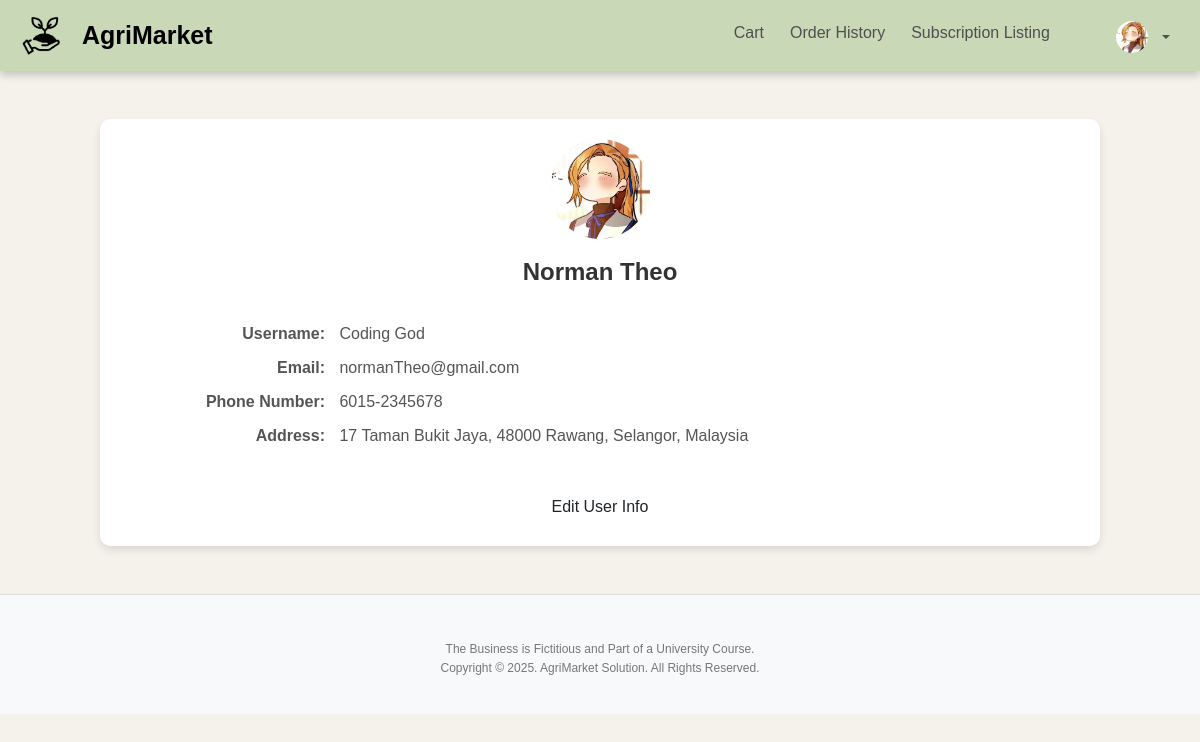
Page /Modules/admin/admin_profile.php (signed in) on the committed database.
### tables this page shows
CREATE TABLE user (
    user_id INT AUTO_INCREMENT PRIMARY KEY,
    first_name VARCHAR(100) NOT NULL,
    last_name VARCHAR(100) NOT NULL,
    username VARCHAR(255) UNIQUE NOT NULL,
	user_image VARCHAR(255) NOT NULL,
    email VARCHAR(255) UNIQUE NOT NULL,
    password VARCHAR(255) NOT NULL,
    role ENUM('Customer', 'Vendor', 'Staff', 'Admin') NOT NULL,
    phone_number VARCHAR(20) UNIQUE NOT NULL,
    home_address VARCHAR(200) NOT NULL,
    last_online DATETIME
);

### includes/database.php (called while the page is built, shortened)
<?php
class Database
{
    private $servername = "localhost";
    private $username = "root";
    private $password = "";
    private $dbname = "agrimarket";
    public function __construct()
    {
        $this->conn = new mysqli($this->servername, $this->username, $this->password, $this->dbname);
    }
}
class User
{
    private $conn;
    public function __construct($db)
    {
        $this->conn = $db->conn;
    }
    function getUserImageFromUserID($user_id)
    {
        $stmt = $this->conn->prepare("SELECT user_image FROM user WHERE user_id = ?");
        $stmt->bind_param("i", $user_id);
        $stmt->execute();
        $result = $stmt->get_result();
        if ($result->num_rows === 1) {
            $row = $result->fetch_assoc();
            return $row['user_image'];
        }
        return "../../Assets/svg/person-circle.svg";
    }
}
class Customer
{
    private $conn;
    public function __construct($db)
    {
        $this->conn = $db->conn;
    }
    function getCustomerDetails($user_id)
    {
        $stmt = $this->conn->prepare("SELECT username, first_name, last_name, email, phone_number, home_address FROM user WHERE user_id = ?");
        $stmt->bind_param("i", $user_id);
        $stmt->execute();
        return $stmt->get_result()->fetch_assoc();
    }
}

### Modules/admin/admin_profile.php (the view, shortened to what this page needs)
<?php
include '../../includes/database.php';
$user_id = $_SESSION['user_id'] ?? null;
$db = new Database();
$customerClass = new Customer($db);
$customer = $customerClass->getCustomerDetails($user_id);
?>
<!DOCTYPE html>
<html lang="en">
<head>
    <link rel="stylesheet" href="../../css/customer_profile.css">
</head>
<body class="customer_profile">
    <?php include '../../includes/header.php'; ?>
    <div class="container mt-5">
        <div class="profile-card">
            <div class="profile-header">
                <img src="../../<?= htmlspecialchars($user_image); ?>" alt="Customer Icon"
                    class="profile-icon rounded-circle" style="width: 100px; height: 100px; object-fit: cover;">
                <p class="customer-name">
                    <?= htmlspecialchars($customer['first_name'] . ' ' . $customer['last_name']); ?>
                </p>
            </div>
            <div class="profile-details mt-3">
                <p><strong>Username:</strong> <span><?= htmlspecialchars($customer['username']); ?></span></p>
                <p><strong>Email:</strong> <span><?= htmlspecialchars($customer['email']); ?></span></p>
                <p><strong>Phone Number:</strong> <span><?= htmlspecialchars($customer['phone_number']); ?></span></p>
                <p><strong>Address:</strong> <span><?= htmlspecialchars($customer['home_address']); ?></span></p>
            </div>
            <button class="btn edit-btn" data-bs-toggle="modal" data-bs-target="#editModal">Edit User Info</button>
        </div>
    </div>
    <?php include '../../includes/footer_2.php'; ?>
</body>
</html>

### includes/header.php (shortened to what this page needs)
<?php
require_once '../../includes/database.php';
$db = new Database();
$userClass = new User($db);
$user_id = $_SESSION['user_id'];
$role = $_SESSION['role'];
$user_image = $userClass->getUserImageFromUserID($user_id);
$homeLink = "#";
if ($role === "Customer") {
    $homeLink = "../customer/main_page.php";
} elseif ($role === "Vendor") {
    $homeLink = "../customer/main_page.php";
} elseif ($role === "Staff") {
    $homeLink = "../staff/staff_dashboard.php";
} elseif ($role === "Admin") {
    $homeLink = "../admin/admin_dashboard.php";
}
$currentPage = basename($_SERVER['PHP_SELF']);
?>
<!DOCTYPE html>
<html lang="en">
<head>
    <link href="https://cdn.jsdelivr.net/npm/bootstrap@5.3.0/dist/css/bootstrap.min.css" rel="stylesheet">
    <link rel="stylesheet" href="../../css/header.css">
</head>
<body>
    <nav class="navbar navbar-expand-lg">
        <div class="container-fluid">
            <a class="navbar-brand" href="<?php echo $homeLink; ?>">
                <img src="../../Assets/img/logo.png" alt="logo" class="logo">
                AgriMarket
            </a>
            <div class="collapse navbar-collapse" id="navbarNav">
                <ul class="navbar-nav ms-auto">
                    <?php if ($role === "Customer" || $role === "Vendor"): ?>
                        <li class="nav-item">
                            <a class="nav-link <?php echo ($currentPage == 'cart.php') ? 'active' : ''; ?>"
                                href="../customer/cart.php">Cart</a>
                        </li>
                        <li class="nav-item">
                            <a class="nav-link <?php echo ($currentPage == 'order_history.php') ? 'active' : ''; ?>"
                                href="../customer/order_history.php">Order History</a>
                        </li>
                        <li class="nav-item">
                            <a class="nav-link <?php echo ($currentPage == 'subscription_listing.php') ? 'active' : ''; ?>"
                                href="../vendor/subscription_listing.php">Subscription Listing</a>
                        </li>
                    <?php endif; ?>
                    <li class="nav-item dropdown profile-item">
                        <a class="nav-link dropdown-toggle" href="#" id="navbarDropdown" role="button"
                            data-bs-toggle="dropdown" aria-expanded="false">
                            <img src="<?php echo '../../' . htmlspecialchars($user_image); ?>" alt="Profile"
                                class="rounded-circle" style="width: 32px; height: 32px; object-fit: cover;">
                        </a>
                </li>
                </ul>
            </div>
        </div>
    </nav>
</body>
</html>

### css/customer_profile.css (style rules this page uses)
body.customer_profile { background-color: #f5f1eb; font-family: Arial, sans-serif; }
.profile-card { background-color: #ffffff; border-radius: 10px; box-shadow: 0 4px 8px rgba(0, 0, 0, 0.1); padding: 20px; max-width: 1000px; margin: 0 auto; text-align: center; }
.profile-header { display: flex; flex-direction: column; align-items: center; }
.profile-icon { width: 80px; height: 80px; border-radius: 50%; margin-bottom: 15px; }
.customer-name { font-size: 1.5rem; font-weight: bold; color: #333; }
.profile-details { display: flex; flex-direction: column; gap: 10px; text-align: left; margin: 20px auto; max-width: 850px; }
.profile-details p { font-size: 1rem; color: #555; margin: 0; }
.profile-details strong { display: inline-block; width: 150px; text-align: right; margin-right: 10px; }
.edit-btn { background-color: #007bff; color: #fff; border: none; padding: 10px 20px; border-radius: 5px; margin-top: 20px; cursor: pointer; transition: background-color 0.3s ease; }

### css/header.css (style rules this page uses)
.navbar { background-color:#c9d8b6; margin-bottom: 30px; box-shadow: 0px 4px 8px rgba(0, 0, 0, 0.2); }
.navbar .logo { width: 45px; height: 45px; margin-right: 15px; margin-left: 10px; }
.navbar .navbar-brand { display: flex; align-items: center; font-size: 25px; font-weight: bold; color: #000000; }
.navbar-brand { display: flex; align-items: center; }
.navbar .nav-link { color: #4f4f4f; }
.nav-item { margin-right: 10px; }
.profile-item { margin-left: 30px; }
.navbar-nav.ms-auto .nav-link { margin-top: 2px; display: flex; align-items: center; }
.navbar-nav .nav-link img { margin-left: 10px; margin-right: 10px; width: 32px; height: 32px; transition: transform 0.2s ease; }

### rows in the picture
user: user_image (picture), first_name+last_name "Norman Theo", username "Coding God", email "normanTheo@gmail.com", phone_number "6015-2345678", home_address "17 Taman Bukit Jaya, 48000 Rawang, Selangor, Malaysia"
